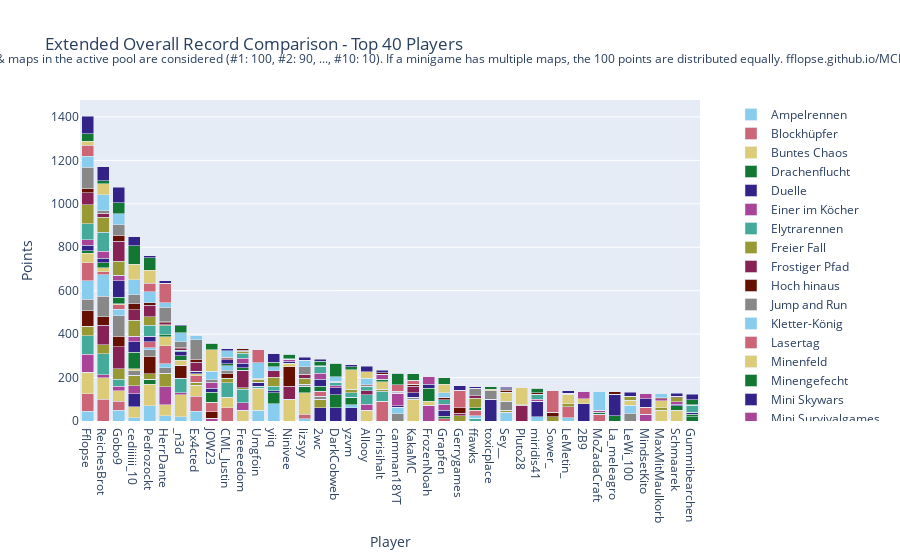

The cell this chart's notebook holds for it:
### Code cell
import plotly.graph_objects as go

# Sum all columns to get the total score
outDf['Total'] = outDf.sum(axis=1)

# Sort by total score and fill N/A values with 0
outDf = outDf.sort_values(by='Total', ascending=False).fillna(0)

# Crop to top 10 players
cropDf = outDf.head(40).copy()

# Drop the 'Total' column for plotting
cropDf = cropDf.drop(columns=['Total'])

# Create a color palette
color_palette = px.colors.qualitative.Safe

# Create the stacked bar plot
fig = go.Figure()

for column in cropDf.columns.difference(['Player']):
    fig.add_trace(go.Bar(
        x=cropDf.index,
        y=cropDf[column],
        name=column,
        marker_color=color_palette[len(fig.data) % len(color_palette)]
    ))

# Update layout
fig.update_layout(
    barmode='stack',
    title='Extended Overall Record Comparison - Top 40 Players',
    xaxis=dict(title='Player'),
    yaxis=dict(title='Points'),
    #height=800,
    #width=1000,
    legend=dict(
        x=1.05,
        y=0.5,
        traceorder='normal',
        font=dict(size=12),
        bgcolor='rgba(255, 255, 255, 0)',
        bordercolor='rgba(0, 0, 0, 0)'
    ),
    margin=dict(r=200),  # Adjust right margin to make room for the legend
    annotations=[
        dict(
            x=0.5,
            y=1.1635,
            xref='paper',
            yref='paper',
            text='Max 100 points per minigame. Records #1 through #10 of games & maps in the active pool are considered (#1: 100, #2: 90, ..., #10: 10). If a minigame has multiple maps, the 100 points are distributed equally. fflopse.github.io/MCP-Records/data-analysis/global-ranking.ipynb',
            showarrow=False,
            font=dict(size=12),
            xanchor='center'
        )
    ]
)

fig.show()

# save the plot as an html file

fig.write_html('out/ext_overall_record_comparison.html')

### Figure 1 — Plotly figure (JSON) as saved in the notebook; plotly's stock layout.template omitted (floating-point values rounded to 4 significant figures)
{"data": [{"marker": {"color": "rgb(136, 204, 238)"}, "name": "Ampelrennen", "type": "bar", "x": ["Fflopse", "ReichesBrot", "Gobo9", "cediiiiii_10", "Pedrozockt", "HerrDante", "_n3d", "Ex4cted", "JOW23", "CML_Justin", "Freeeedom", "Umgfoin", "yiiq", "Ninivee", "lizsyy", "2wc", "DarkCobweb", "yzvm", "Allooy", "chrisihalt", "camman18YT", "KakaMC", "FrozenNoah", "Grapfen", "Gerrygames", "ffawks", "toxicplace", "Sey__", "Pluto28", "miridis41", "Sower_", "LeMetin_", "2B9", "MoZadaCraft", "La_meleagro", "LeWi_100", "MindsetKito", "MaxMitMaulkorb", "Schmaarek", "Gummibearchen"], "y": [45, 0, 50, 15, 70, 25, 20, 45, 0, 0, 0, 50, 0, 0, 10, 0, 0, 0, 0, 0, 0, 0, 0, 0, 0, 0, 0, 40, 0, 20, 0, 15, 0, 0, 0, 0, 0, 0, 0, 0]}, {"marker": {"color": "rgb(204, 102, 119)"}, "name": "Blockhüpfer", "type": "bar", "x": ["Fflopse", "ReichesBrot", "Gobo9", "cediiiiii_10", "Pedrozockt", "HerrDante", "_n3d", "Ex4cted", "JOW23", "CML_Justin", "Freeeedom", "Umgfoin", "yiiq", "Ninivee", "lizsyy", "2wc", "DarkCobweb", "yzvm", "Allooy", "chrisihalt", "camman18YT", "KakaMC", "FrozenNoah", "Grapfen", "Gerrygames", "ffawks", "toxicplace", "Sey__", "Pluto28", "miridis41", "Sower_", "LeMetin_", "2B9", "MoZadaCraft", "La_meleagro", "LeWi_100", "MindsetKito", "MaxMitMaulkorb", "Schmaarek", "Gummibearchen"], "y": [80, 100, 40, 0, 0, 0, 0, 70, 0, 60, 0, 0, 0, 0, 20, 0, 0, 0, 0, 90, 0, 0, 0, 0, 0, 0, 0, 0, 0, 0, 0, 50, 0, 30, 0, 0, 0, 0, 0, 0]}, {"marker": {"color": "rgb(221, 204, 119)"}, "name": "Buntes Chaos", "type": "bar", "x": ["Fflopse", "ReichesBrot", "Gobo9", "cediiiiii_10", "Pedrozockt", "HerrDante", "_n3d", "Ex4cted", "JOW23", "CML_Justin", "Freeeedom", "Umgfoin", "yiiq", "Ninivee", "lizsyy", "2wc", "DarkCobweb", "yzvm", "Allooy", "chrisihalt", "camman18YT", "KakaMC", "FrozenNoah", "Grapfen", "Gerrygames", "ffawks", "toxicplace", "Sey__", "Pluto28", "miridis41", "Sower_", "LeMetin_", "2B9", "MoZadaCraft", "La_meleagro", "LeWi_100", "MindsetKito", "MaxMitMaulkorb", "Schmaarek", "Gummibearchen"], "y": [100, 100, 50, 50, 100, 50, 100, 50, 0, 50, 50, 100, 0, 100, 100, 0, 0, 0, 50, 0, 0, 100, 0, 0, 0, 0, 0, 0, 0, 0, 0, 0, 0, 0, 0, 0, 0, 50, 50, 0]}, {"marker": {"color": "rgb(17, 119, 51)"}, "name": "Drachenflucht", "type": "bar", "x": ["Fflopse", "ReichesBrot", "Gobo9", "cediiiiii_10", "Pedrozockt", "HerrDante", "_n3d", "Ex4cted", "JOW23", "CML_Justin", "Freeeedom", "Umgfoin", "yiiq", "Ninivee", "lizsyy", "2wc", "DarkCobweb", "yzvm", "Allooy", "chrisihalt", "camman18YT", "KakaMC", "FrozenNoah", "Grapfen", "Gerrygames", "ffawks", "toxicplace", "Sey__", "Pluto28", "miridis41", "Sower_", "LeMetin_", "2B9", "MoZadaCraft", "La_meleagro", "LeWi_100", "MindsetKito", "MaxMitMaulkorb", "Schmaarek", "Gummibearchen"], "y": [0, 0, 0, 0, 23.33, 0, 0, 0, 0, 0, 0, 0, 0, 0, 30, 0, 0, 0, 0, 0, 0, 0, 0, 0, 0, 0, 0, 0, 0, 0, 0, 0, 0, 0, 23.33, 0, 0, 0, 0, 20]}, {"marker": {"color": "rgb(51, 34, 136)"}, "name": "Duelle", "type": "bar", "x": ["Fflopse", "ReichesBrot", "Gobo9", "cediiiiii_10", "Pedrozockt", "HerrDante", "_n3d", "Ex4cted", "JOW23", "CML_Justin", "Freeeedom", "Umgfoin", "yiiq", "Ninivee", "lizsyy", "2wc", "DarkCobweb", "yzvm", "Allooy", "chrisihalt", "camman18YT", "KakaMC", "FrozenNoah", "Grapfen", "Gerrygames", "ffawks", "toxicplace", "Sey__", "Pluto28", "miridis41", "Sower_", "LeMetin_", "2B9", "MoZadaCraft", "La_meleagro", "LeWi_100", "MindsetKito", "MaxMitMaulkorb", "Schmaarek", "Gummibearchen"], "y": [0, 0, 0, 60, 0, 0, 0, 0, 0, 0, 0, 0, 0, 0, 0, 60, 60, 60, 0, 0, 0, 0, 0, 0, 0, 0, 100, 0, 0, 70, 0, 0, 80, 0, 100, 0, 0, 0, 0, 0]}, {"marker": {"color": "rgb(170, 68, 153)"}, "name": "Einer im Köcher", "type": "bar", "x": ["Fflopse", "ReichesBrot", "Gobo9", "cediiiiii_10", "Pedrozockt", "HerrDante", "_n3d", "Ex4cted", "JOW23", "CML_Justin", "Freeeedom", "Umgfoin", "yiiq", "Ninivee", "lizsyy", "2wc", "DarkCobweb", "yzvm", "Allooy", "chrisihalt", "camman18YT", "KakaMC", "FrozenNoah", "Grapfen", "Gerrygames", "ffawks", "toxicplace", "Sey__", "Pluto28", "miridis41", "Sower_", "LeMetin_", "2B9", "MoZadaCraft", "La_meleagro", "LeWi_100", "MindsetKito", "MaxMitMaulkorb", "Schmaarek", "Gummibearchen"], "y": [83.33, 13.33, 20, 36.67, 0, 83.33, 10, 0, 13.33, 0, 33.33, 0, 0, 0, 0, 0, 0, 0, 26.67, 0, 0, 0, 73.33, 0, 0, 0, 0, 0, 0, 0, 0, 0, 0, 0, 0, 0, 30, 0, 0, 0]}, {"marker": {"color": "rgb(68, 170, 153)"}, "name": "Elytrarennen", "type": "bar", "x": ["Fflopse", "ReichesBrot", "Gobo9", "cediiiiii_10", "Pedrozockt", "HerrDante", "_n3d", "Ex4cted", "JOW23", "CML_Justin", "Freeeedom", "Umgfoin", "yiiq", "Ninivee", "lizsyy", "2wc", "DarkCobweb", "yzvm", "Allooy", "chrisihalt", "camman18YT", "KakaMC", "FrozenNoah", "Grapfen", "Gerrygames", "ffawks", "toxicplace", "Sey__", "Pluto28", "miridis41", "Sower_", "LeMetin_", "2B9", "MoZadaCraft", "La_meleagro", "LeWi_100", "MindsetKito", "MaxMitMaulkorb", "Schmaarek", "Gummibearchen"], "y": [83.33, 96.67, 33.33, 0, 0, 0, 66.67, 0, 0, 66.67, 63.33, 10, 0, 0, 0, 0, 0, 0, 43.33, 46.67, 0, 0, 0, 0, 0, 13.33, 0, 0, 0, 0, 0, 0, 0, 0, 0, 0, 0, 0, 0, 0]}, {"marker": {"color": "rgb(153, 153, 51)"}, "name": "Freier Fall", "type": "bar", "x": ["Fflopse", "ReichesBrot", "Gobo9", "cediiiiii_10", "Pedrozockt", "HerrDante", "_n3d", "Ex4cted", "JOW23", "CML_Justin", "Freeeedom", "Umgfoin", "yiiq", "Ninivee", "lizsyy", "2wc", "DarkCobweb", "yzvm", "Allooy", "chrisihalt", "camman18YT", "KakaMC", "FrozenNoah", "Grapfen", "Gerrygames", "ffawks", "toxicplace", "Sey__", "Pluto28", "miridis41", "Sower_", "LeMetin_", "2B9", "MoZadaCraft", "La_meleagro", "LeWi_100", "MindsetKito", "MaxMitMaulkorb", "Schmaarek", "Gummibearchen"], "y": [45, 40, 47.5, 50, 25, 62.5, 0, 12.5, 0, 20, 7.5, 0, 0, 0, 0, 40, 0, 0, 0, 10, 0, 0, 0, 0, 25, 0, 0, 10, 0, 0, 20, 15, 0, 0, 0, 0, 0, 10, 0, 0]}, {"marker": {"color": "rgb(136, 34, 85)"}, "name": "Frostiger Pfad", "type": "bar", "x": ["Fflopse", "ReichesBrot", "Gobo9", "cediiiiii_10", "Pedrozockt", "HerrDante", "_n3d", "Ex4cted", "JOW23", "CML_Justin", "Freeeedom", "Umgfoin", "yiiq", "Ninivee", "lizsyy", "2wc", "DarkCobweb", "yzvm", "Allooy", "chrisihalt", "camman18YT", "KakaMC", "FrozenNoah", "Grapfen", "Gerrygames", "ffawks", "toxicplace", "Sey__", "Pluto28", "miridis41", "Sower_", "LeMetin_", "2B9", "MoZadaCraft", "La_meleagro", "LeWi_100", "MindsetKito", "MaxMitMaulkorb", "Schmaarek", "Gummibearchen"], "y": [0, 90, 100, 0, 0, 0, 0, 0, 0, 0, 80, 0, 0, 60, 0, 0, 0, 0, 20, 0, 0, 0, 0, 0, 0, 0, 0, 0, 70, 0, 0, 0, 0, 0, 0, 0, 0, 0, 0, 0]}, {"marker": {"color": "rgb(102, 17, 0)"}, "name": "Hoch hinaus", "type": "bar", "x": ["Fflopse", "ReichesBrot", "Gobo9", "cediiiiii_10", "Pedrozockt", "HerrDante", "_n3d", "Ex4cted", "JOW23", "CML_Justin", "Freeeedom", "Umgfoin", "yiiq", "Ninivee", "lizsyy", "2wc", "DarkCobweb", "yzvm", "Allooy", "chrisihalt", "camman18YT", "KakaMC", "FrozenNoah", "Grapfen", "Gerrygames", "ffawks", "toxicplace", "Sey__", "Pluto28", "miridis41", "Sower_", "LeMetin_", "2B9", "MoZadaCraft", "La_meleagro", "LeWi_100", "MindsetKito", "MaxMitMaulkorb", "Schmaarek", "Gummibearchen"], "y": [70, 40, 50, 0, 80, 0, 60, 0, 30, 20, 0, 0, 0, 90, 0, 0, 0, 0, 0, 0, 0, 0, 0, 0, 0, 0, 0, 0, 0, 0, 0, 0, 0, 0, 0, 0, 0, 0, 0, 0]}, {"marker": {"color": "rgb(136, 136, 136)"}, "name": "Jump and Run", "type": "bar", "x": ["Fflopse", "ReichesBrot", "Gobo9", "cediiiiii_10", "Pedrozockt", "HerrDante", "_n3d", "Ex4cted", "JOW23", "CML_Justin", "Freeeedom", "Umgfoin", "yiiq", "Ninivee", "lizsyy", "2wc", "DarkCobweb", "yzvm", "Allooy", "chrisihalt", "camman18YT", "KakaMC", "FrozenNoah", "Grapfen", "Gerrygames", "ffawks", "toxicplace", "Sey__", "Pluto28", "miridis41", "Sower_", "LeMetin_", "2B9", "MoZadaCraft", "La_meleagro", "LeWi_100", "MindsetKito", "MaxMitMaulkorb", "Schmaarek", "Gummibearchen"], "y": [53.33, 93.33, 93.33, 20, 30, 23.33, 0, 0, 0, 16.67, 0, 0, 0, 0, 10, 13.33, 0, 0, 0, 0, 33.33, 10, 0, 0, 0, 0, 40, 40, 0, 0, 0, 0, 0, 0, 0, 36.67, 0, 0, 0, 0]}, {"marker": {"color": "rgb(136, 204, 238)"}, "name": "Kletter-König", "type": "bar", "x": ["Fflopse", "ReichesBrot", "Gobo9", "cediiiiii_10", "Pedrozockt", "HerrDante", "_n3d", "Ex4cted", "JOW23", "CML_Justin", "Freeeedom", "Umgfoin", "yiiq", "Ninivee", "lizsyy", "2wc", "DarkCobweb", "yzvm", "Allooy", "chrisihalt", "camman18YT", "KakaMC", "FrozenNoah", "Grapfen", "Gerrygames", "ffawks", "toxicplace", "Sey__", "Pluto28", "miridis41", "Sower_", "LeMetin_", "2B9", "MoZadaCraft", "La_meleagro", "LeWi_100", "MindsetKito", "MaxMitMaulkorb", "Schmaarek", "Gummibearchen"], "y": [85, 100, 30, 0, 10, 20, 0, 0, 0, 20, 0, 0, 80, 0, 0, 0, 0, 15, 0, 0, 30, 0, 0, 0, 0, 10, 0, 0, 0, 0, 0, 0, 0, 0, 0, 35, 0, 0, 0, 0]}, {"marker": {"color": "rgb(204, 102, 119)"}, "name": "Lasertag", "type": "bar", "x": ["Fflopse", "ReichesBrot", "Gobo9", "cediiiiii_10", "Pedrozockt", "HerrDante", "_n3d", "Ex4cted", "JOW23", "CML_Justin", "Freeeedom", "Umgfoin", "yiiq", "Ninivee", "lizsyy", "2wc", "DarkCobweb", "yzvm", "Allooy", "chrisihalt", "camman18YT", "KakaMC", "FrozenNoah", "Grapfen", "Gerrygames", "ffawks", "toxicplace", "Sey__", "Pluto28", "miridis41", "Sower_", "LeMetin_", "2B9", "MoZadaCraft", "La_meleagro", "LeWi_100", "MindsetKito", "MaxMitMaulkorb", "Schmaarek", "Gummibearchen"], "y": [83.33, 13.33, 20, 0, 26.67, 83.33, 0, 30, 43.33, 0, 0, 0, 0, 0, 0, 23.33, 0, 0, 0, 0, 0, 0, 0, 10, 0, 26.67, 0, 0, 0, 0, 0, 0, 0, 0, 0, 0, 33.33, 0, 0, 0]}, {"marker": {"color": "rgb(221, 204, 119)"}, "name": "Minenfeld", "type": "bar", "x": ["Fflopse", "ReichesBrot", "Gobo9", "cediiiiii_10", "Pedrozockt", "HerrDante", "_n3d", "Ex4cted", "JOW23", "CML_Justin", "Freeeedom", "Umgfoin", "yiiq", "Ninivee", "lizsyy", "2wc", "DarkCobweb", "yzvm", "Allooy", "chrisihalt", "camman18YT", "KakaMC", "FrozenNoah", "Grapfen", "Gerrygames", "ffawks", "toxicplace", "Sey__", "Pluto28", "miridis41", "Sower_", "LeMetin_", "2B9", "MoZadaCraft", "La_meleagro", "LeWi_100", "MindsetKito", "MaxMitMaulkorb", "Schmaarek", "Gummibearchen"], "y": [43.33, 20, 6.667, 10, 0, 40, 23.33, 10, 0, 0, 0, 0, 0, 16.67, 0, 0, 0, 0, 0, 33.33, 0, 0, 16.67, 0, 0, 0, 6.667, 43.33, 0, 0, 0, 43.33, 23.33, 0, 0, 23.33, 0, 33.33, 0, 0]}, {"marker": {"color": "rgb(17, 119, 51)"}, "name": "Minengefecht", "type": "bar", "x": ["Fflopse", "ReichesBrot", "Gobo9", "cediiiiii_10", "Pedrozockt", "HerrDante", "_n3d", "Ex4cted", "JOW23", "CML_Justin", "Freeeedom", "Umgfoin", "yiiq", "Ninivee", "lizsyy", "2wc", "DarkCobweb", "yzvm", "Allooy", "chrisihalt", "camman18YT", "KakaMC", "FrozenNoah", "Grapfen", "Gerrygames", "ffawks", "toxicplace", "Sey__", "Pluto28", "miridis41", "Sower_", "LeMetin_", "2B9", "MoZadaCraft", "La_meleagro", "LeWi_100", "MindsetKito", "MaxMitMaulkorb", "Schmaarek", "Gummibearchen"], "y": [12.5, 22.5, 30, 75, 0, 10, 20, 0, 45, 10, 10, 0, 50, 0, 0, 22.5, 60, 35, 0, 12.5, 0, 0, 60, 12.5, 0, 10, 10, 0, 0, 0, 0, 0, 0, 10, 0, 0, 0, 0, 20, 10]}, {"marker": {"color": "rgb(51, 34, 136)"}, "name": "Mini Skywars", "type": "bar", "x": ["Fflopse", "ReichesBrot", "Gobo9", "cediiiiii_10", "Pedrozockt", "HerrDante", "_n3d", "Ex4cted", "JOW23", "CML_Justin", "Freeeedom", "Umgfoin", "yiiq", "Ninivee", "lizsyy", "2wc", "DarkCobweb", "yzvm", "Allooy", "chrisihalt", "camman18YT", "KakaMC", "FrozenNoah", "Grapfen", "Gerrygames", "ffawks", "toxicplace", "Sey__", "Pluto28", "miridis41", "Sower_", "LeMetin_", "2B9", "MoZadaCraft", "La_meleagro", "LeWi_100", "MindsetKito", "MaxMitMaulkorb", "Schmaarek", "Gummibearchen"], "y": [24, 20, 76, 48, 26, 0, 20, 12, 20, 18, 22, 18, 10, 8, 0, 34, 32, 0, 0, 0, 8, 20, 20, 28, 0, 0, 0, 0, 0, 0, 0, 0, 0, 0, 0, 0, 40, 0, 8, 10]}, {"marker": {"color": "rgb(170, 68, 153)"}, "name": "Mini Survivalgames", "type": "bar", "x": ["Fflopse", "ReichesBrot", "Gobo9", "cediiiiii_10", "Pedrozockt", "HerrDante", "_n3d", "Ex4cted", "JOW23", "CML_Justin", "Freeeedom", "Umgfoin", "yiiq", "Ninivee", "lizsyy", "2wc", "DarkCobweb", "yzvm", "Allooy", "chrisihalt", "camman18YT", "KakaMC", "FrozenNoah", "Grapfen", "Gerrygames", "ffawks", "toxicplace", "Sey__", "Pluto28", "miridis41", "Sower_", "LeMetin_", "2B9", "MoZadaCraft", "La_meleagro", "LeWi_100", "MindsetKito", "MaxMitMaulkorb", "Schmaarek", "Gummibearchen"], "y": [26.67, 33.33, 23.33, 26.67, 0, 0, 0, 0, 23.33, 0, 23.33, 0, 0, 10, 0, 26.67, 10, 0, 0, 23.33, 56.67, 0, 33.33, 26.67, 0, 0, 0, 0, 0, 10, 0, 0, 33.33, 10, 0, 0, 23.33, 10, 10, 0]}, {"marker": {"color": "rgb(68, 170, 153)"}, "name": "Paintball", "type": "bar", "x": ["Fflopse", "ReichesBrot", "Gobo9", "cediiiiii_10", "Pedrozockt", "HerrDante", "_n3d", "Ex4cted", "JOW23", "CML_Justin", "Freeeedom", "Umgfoin", "yiiq", "Ninivee", "lizsyy", "2wc", "DarkCobweb", "yzvm", "Allooy", "chrisihalt", "camman18YT", "KakaMC", "FrozenNoah", "Grapfen", "Gerrygames", "ffawks", "toxicplace", "Sey__", "Pluto28", "miridis41", "Sower_", "LeMetin_", "2B9", "MoZadaCraft", "La_meleagro", "LeWi_100", "MindsetKito", "MaxMitMaulkorb", "Schmaarek", "Gummibearchen"], "y": [73.33, 86.67, 0, 0, 50, 40, 6.667, 0, 0, 0, 23.33, 0, 20, 0, 0, 33.33, 16.67, 20, 20, 0, 0, 0, 0, 20, 0, 0, 0, 0, 0, 23.33, 0, 0, 0, 0, 0, 0, 0, 0, 0, 33.33]}, {"marker": {"color": "rgb(153, 153, 51)"}, "name": "Pferderennen", "type": "bar", "x": ["Fflopse", "ReichesBrot", "Gobo9", "cediiiiii_10", "Pedrozockt", "HerrDante", "_n3d", "Ex4cted", "JOW23", "CML_Justin", "Freeeedom", "Umgfoin", "yiiq", "Ninivee", "lizsyy", "2wc", "DarkCobweb", "yzvm", "Allooy", "chrisihalt", "camman18YT", "KakaMC", "FrozenNoah", "Grapfen", "Gerrygames", "ffawks", "toxicplace", "Sey__", "Pluto28", "miridis41", "Sower_", "LeMetin_", "2B9", "MoZadaCraft", "La_meleagro", "LeWi_100", "MindsetKito", "MaxMitMaulkorb", "Schmaarek", "Gummibearchen"], "y": [88.33, 70, 65, 71.67, 38.33, 6.667, 0, 0, 0, 0, 8.333, 13.33, 41.67, 0, 26.67, 0, 0, 13.33, 0, 0, 0, 0, 0, 0, 0, 45, 0, 0, 0, 0, 0, 0, 0, 0, 0, 18.33, 0, 0, 18.33, 0]}, {"marker": {"color": "rgb(136, 34, 85)"}, "name": "Replika", "type": "bar", "x": ["Fflopse", "ReichesBrot", "Gobo9", "cediiiiii_10", "Pedrozockt", "HerrDante", "_n3d", "Ex4cted", "JOW23", "CML_Justin", "Freeeedom", "Umgfoin", "yiiq", "Ninivee", "lizsyy", "2wc", "DarkCobweb", "yzvm", "Allooy", "chrisihalt", "camman18YT", "KakaMC", "FrozenNoah", "Grapfen", "Gerrygames", "ffawks", "toxicplace", "Sey__", "Pluto28", "miridis41", "Sower_", "LeMetin_", "2B9", "MoZadaCraft", "La_meleagro", "LeWi_100", "MindsetKito", "MaxMitMaulkorb", "Schmaarek", "Gummibearchen"], "y": [54.85, 15.34, 91.36, 48.74, 53.59, 7.184, 5.631, 40.78, 1.845, 5.922, 4.951, 0, 29.13, 0, 15.53, 2.233, 1.262, 0, 1.262, 0, 4.466, 29.71, 0.3883, 0.8738, 10.78, 11.17, 0.1942, 0, 2.233, 0, 0, 0.1942, 0, 0, 0.7767, 0, 0, 0, 0, 1.553]}, {"marker": {"color": "rgb(102, 17, 0)"}, "name": "Sammelwahn", "type": "bar", "x": ["Fflopse", "ReichesBrot", "Gobo9", "cediiiiii_10", "Pedrozockt", "HerrDante", "_n3d", "Ex4cted", "JOW23", "CML_Justin", "Freeeedom", "Umgfoin", "yiiq", "Ninivee", "lizsyy", "2wc", "DarkCobweb", "yzvm", "Allooy", "chrisihalt", "camman18YT", "KakaMC", "FrozenNoah", "Grapfen", "Gerrygames", "ffawks", "toxicplace", "Sey__", "Pluto28", "miridis41", "Sower_", "LeMetin_", "2B9", "MoZadaCraft", "La_meleagro", "LeWi_100", "MindsetKito", "MaxMitMaulkorb", "Schmaarek", "Gummibearchen"], "y": [20.7, 2.791, 27.91, 29.53, 12.33, 6.512, 6.744, 13.49, 2.093, 6.279, 6.977, 6.047, 0, 1.628, 3.953, 0, 3.023, 3.256, 5.116, 6.279, 4.651, 8.605, 3.023, 12.09, 25.81, 1.163, 0, 8.605, 2.093, 6.512, 20.23, 3.488, 2.326, 0, 10, 0, 2.093, 3.953, 6.512, 0]}, {"marker": {"color": "rgb(136, 136, 136)"}, "name": "Schießstand", "type": "bar", "x": ["Fflopse", "ReichesBrot", "Gobo9", "cediiiiii_10", "Pedrozockt", "HerrDante", "_n3d", "Ex4cted", "JOW23", "CML_Justin", "Freeeedom", "Umgfoin", "yiiq", "Ninivee", "lizsyy", "2wc", "DarkCobweb", "yzvm", "Allooy", "chrisihalt", "camman18YT", "KakaMC", "FrozenNoah", "Grapfen", "Gerrygames", "ffawks", "toxicplace", "Sey__", "Pluto28", "miridis41", "Sower_", "LeMetin_", "2B9", "MoZadaCraft", "La_meleagro", "LeWi_100", "MindsetKito", "MaxMitMaulkorb", "Schmaarek", "Gummibearchen"], "y": [96.67, 10, 50, 40, 0, 66.67, 26.67, 90, 10, 0, 0, 0, 0, 0, 33.33, 0, 0, 0, 0, 0, 0, 0, 0, 0, 0, 33.33, 0, 6.667, 0, 0, 0, 0, 0, 0, 0, 0, 0, 0, 0, 0]}, {"marker": {"color": "rgb(136, 204, 238)"}, "name": "Spleef", "type": "bar", "x": ["Fflopse", "ReichesBrot", "Gobo9", "cediiiiii_10", "Pedrozockt", "HerrDante", "_n3d", "Ex4cted", "JOW23", "CML_Justin", "Freeeedom", "Umgfoin", "yiiq", "Ninivee", "lizsyy", "2wc", "DarkCobweb", "yzvm", "Allooy", "chrisihalt", "camman18YT", "KakaMC", "FrozenNoah", "Grapfen", "Gerrygames", "ffawks", "toxicplace", "Sey__", "Pluto28", "miridis41", "Sower_", "LeMetin_", "2B9", "MoZadaCraft", "La_meleagro", "LeWi_100", "MindsetKito", "MaxMitMaulkorb", "Schmaarek", "Gummibearchen"], "y": [50, 75, 50, 70, 50, 20, 40, 20, 40, 30, 0, 70, 20, 0, 30, 0, 20, 0, 30, 0, 0, 0, 0, 20, 0, 0, 0, 0, 0, 0, 0, 0, 0, 85, 0, 0, 0, 20, 0, 0]}, {"marker": {"color": "rgb(204, 102, 119)"}, "name": "Todeswürfel", "type": "bar", "x": ["Fflopse", "ReichesBrot", "Gobo9", "cediiiiii_10", "Pedrozockt", "HerrDante", "_n3d", "Ex4cted", "JOW23", "CML_Justin", "Freeeedom", "Umgfoin", "yiiq", "Ninivee", "lizsyy", "2wc", "DarkCobweb", "yzvm", "Allooy", "chrisihalt", "camman18YT", "KakaMC", "FrozenNoah", "Grapfen", "Gerrygames", "ffawks", "toxicplace", "Sey__", "Pluto28", "miridis41", "Sower_", "LeMetin_", "2B9", "MoZadaCraft", "La_meleagro", "LeWi_100", "MindsetKito", "MaxMitMaulkorb", "Schmaarek", "Gummibearchen"], "y": [50, 0, 0, 0, 40, 90, 0, 0, 0, 0, 0, 60, 0, 0, 0, 0, 0, 0, 0, 0, 30, 20, 0, 0, 80, 0, 0, 0, 0, 0, 100, 0, 0, 0, 0, 0, 0, 0, 0, 0]}, {"marker": {"color": "rgb(221, 204, 119)"}, "name": "Waffenfolge", "type": "bar", "x": ["Fflopse", "ReichesBrot", "Gobo9", "cediiiiii_10", "Pedrozockt", "HerrDante", "_n3d", "Ex4cted", "JOW23", "CML_Justin", "Freeeedom", "Umgfoin", "yiiq", "Ninivee", "lizsyy", "2wc", "DarkCobweb", "yzvm", "Allooy", "chrisihalt", "camman18YT", "KakaMC", "FrozenNoah", "Grapfen", "Gerrygames", "ffawks", "toxicplace", "Sey__", "Pluto28", "miridis41", "Sower_", "LeMetin_", "2B9", "MoZadaCraft", "La_meleagro", "LeWi_100", "MindsetKito", "MaxMitMaulkorb", "Schmaarek", "Gummibearchen"], "y": [20, 50, 0, 70, 60, 0, 0, 0, 100, 0, 0, 0, 0, 0, 0, 0, 0, 90, 30, 0, 0, 0, 0, 40, 0, 0, 0, 0, 80, 0, 0, 0, 0, 0, 0, 0, 0, 0, 0, 0]}, {"marker": {"color": "rgb(17, 119, 51)"}, "name": "Walls", "type": "bar", "x": ["Fflopse", "ReichesBrot", "Gobo9", "cediiiiii_10", "Pedrozockt", "HerrDante", "_n3d", "Ex4cted", "JOW23", "CML_Justin", "Freeeedom", "Umgfoin", "yiiq", "Ninivee", "lizsyy", "2wc", "DarkCobweb", "yzvm", "Allooy", "chrisihalt", "camman18YT", "KakaMC", "FrozenNoah", "Grapfen", "Gerrygames", "ffawks", "toxicplace", "Sey__", "Pluto28", "miridis41", "Sower_", "LeMetin_", "2B9", "MoZadaCraft", "La_meleagro", "LeWi_100", "MindsetKito", "MaxMitMaulkorb", "Schmaarek", "Gummibearchen"], "y": [33.33, 13.33, 50, 86.67, 56.67, 0, 33.33, 0, 30, 0, 0, 0, 20, 20, 0, 20, 63.33, 13.33, 0, 0, 53.33, 30, 0, 30, 0, 0, 0, 0, 0, 20, 0, 0, 0, 0, 0, 0, 0, 0, 0, 23.33]}, {"marker": {"color": "rgb(51, 34, 136)"}, "name": "Wettrennen", "type": "bar", "x": ["Fflopse", "ReichesBrot", "Gobo9", "cediiiiii_10", "Pedrozockt", "HerrDante", "_n3d", "Ex4cted", "JOW23", "CML_Justin", "Freeeedom", "Umgfoin", "yiiq", "Ninivee", "lizsyy", "2wc", "DarkCobweb", "yzvm", "Allooy", "chrisihalt", "camman18YT", "KakaMC", "FrozenNoah", "Grapfen", "Gerrygames", "ffawks", "toxicplace", "Sey__", "Pluto28", "miridis41", "Sower_", "LeMetin_", "2B9", "MoZadaCraft", "La_meleagro", "LeWi_100", "MindsetKito", "MaxMitMaulkorb", "Schmaarek", "Gummibearchen"], "y": [82, 64, 72, 40, 10, 12, 4, 0, 0, 10, 0, 0, 40, 0, 14, 8, 0, 10, 26, 12, 0, 0, 0, 0, 20, 8, 0, 6, 0, 0, 0, 12, 0, 0, 0, 18, 0, 0, 14, 26]}], "layout": {"annotations": [{"font": {"size": 12}, "showarrow": false, "text": "Max 100 points per minigame. Records #1 through #10 of games & maps in the active pool are considered (#1: 100, #2: 90, ..., #10: 10). If a minigame has multiple maps, the 100 points are distributed equally. fflopse.github.io/MCP-Records/data-analysis/global-ranking.ipynb", "x": 0.5, "xanchor": "center", "xref": "paper", "y": 1.163, "yref": "paper"}], "barmode": "stack", "legend": {"bgcolor": "rgba(255, 255, 255, 0)", "bordercolor": "rgba(0, 0, 0, 0)", "font": {"size": 12}, "traceorder": "normal", "x": 1.05, "y": 0.5}, "margin": {"r": 200}, "title": {"text": "Extended Overall Record Comparison - Top 40 Players"}, "xaxis": {"title": {"text": "Player"}}, "yaxis": {"title": {"text": "Points"}}}}
